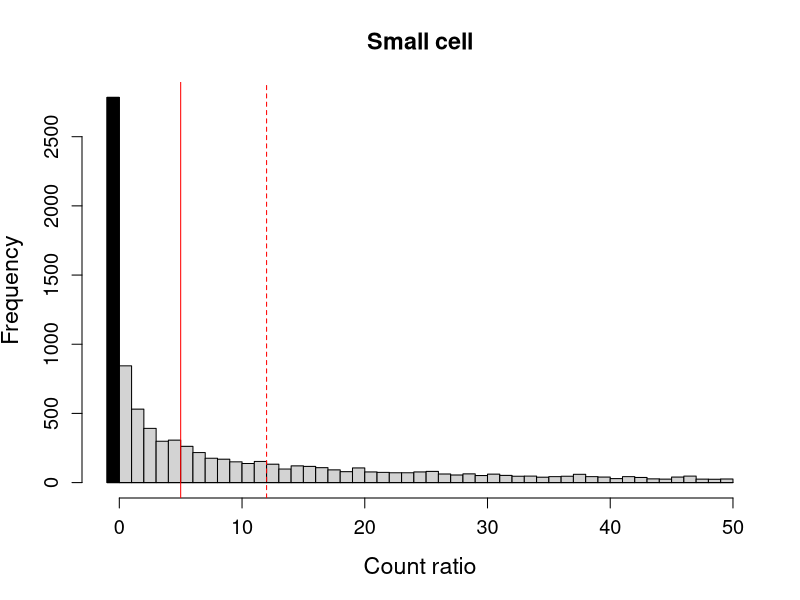
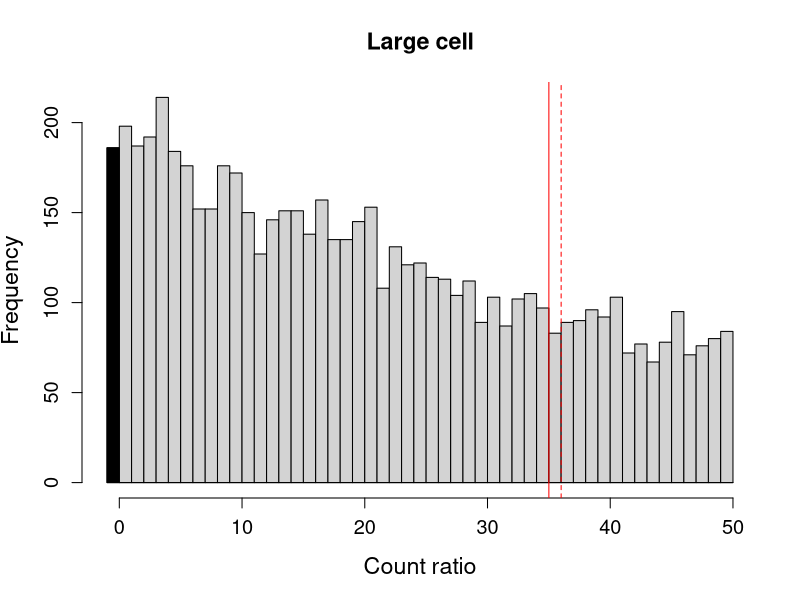

Here is the R script that generated these plots, in order:
# This generates a plot indicating why the median fails with high numbers of low counts.

set.seed(100)
par(mfrow=c(1,2))

y1 <- rnbinom(10000, mu=20, size=0.3)
y2 <- rnbinom(10000, mu=50, size=1)

upper <- 50
pdf("small_cell.pdf")
hist(y1[y1<=upper], include.lowest=FALSE, breaks=-1:upper, main="Small cell", cex.axis=1.2, cex.main=1.4, cex.lab=1.4, xlab="Count ratio")
hist(y1[y1==0], include.lowest=FALSE, breaks=-1:upper, add=TRUE, col="black")
abline(v=median(y1), col="red")
abline(v=median(y1[y1>0]), col="red", lty=2)
dev.off()

pdf("large_cell.pdf")
hist(y2[y2<=upper], include.lowest=FALSE, breaks=-1:upper, main="Large cell", cex.axis=1.2, cex.main=1.4, cex.lab=1.4, xlab="Count ratio")
hist(y2[y2==0], include.lowest=FALSE, breaks=-1:upper, add=TRUE, col="black")
abline(v=median(y2), col="red")
abline(v=median(y2[y2>0]), col="red", lty=2)
dev.off()
